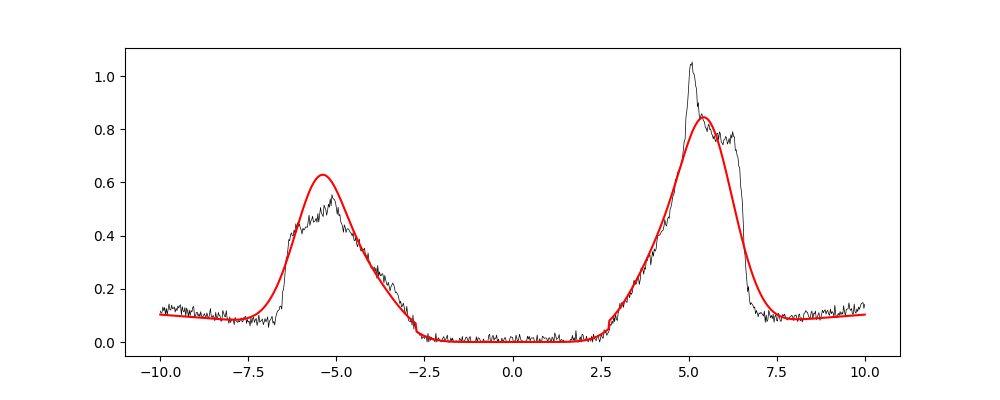

Write Python code to recreate this figure.
import numpy as np, json, sys
sys.path.insert(0,'/app/analysis')
from fit_b4 import S, V, G, CX, CY, E0, Vf, cic, gauss, mu0
from scipy.optimize import least_squares
from multiprocessing import Pool
xi = E0 - mu0
def bcs(D):
    Ek = np.sqrt(xi**2 + D**2); return cic(np.concatenate([Ek,-Ek]), np.concatenate([0.5*(1+xi/Ek),0.5*(1-xi/Ek)]))
Dgrid = np.linspace(1.5, 6.5, 51)
LIB = np.array([bcs(D) for D in Dgrid])
def Fdist(p):
    Dmin, Dmax, w, pw, sig, amp, b = p
    Dm = np.clip(Dgrid, Dmin, Dmax)
    P = np.where((Dgrid>=Dmin)&(Dgrid<=Dmax), (np.clip(Dgrid-Dmin,0,None)+1e-9)**pw, 0.0)
    if P.sum()<=0: P = np.zeros_like(Dgrid)
    else: P = P/P.sum()*(1-w)
    j = np.argmin(np.abs(Dgrid-Dmax)); P2 = P.copy(); P2[j] += w
    A = gauss(P2@LIB, sig)
    return amp*A + b*np.abs(Vf)*(np.abs(Vf) > Dmin)
def run(p0):
    try:
        s = least_squares(lambda p: Fdist(p)-G, p0, bounds=([1.5,3,0,0,0.02,0.1,0],[4,6.4,1,4,0.6,30,0.05]), diff_step=1e-2, max_nfev=600)
        return (2*s.cost, list(np.round(s.x,4)))
    except Exception as e:
        return (1e9, str(e))
if __name__=='__main__':
    jobs=[[2.6,5.0,w,pw,0.12,3,0.01] for w in [0.2,0.5,0.8] for pw in [0.5,1.0,2.0]]
    with Pool(8) as pool: out = pool.map(run, jobs)
    out.sort(key=lambda o:o[0])
    for o in out[:4]: print('SSE=%.4f [Dmin,Dmax,w,pw,sig,amp,b]='%o[0], o[1])
    np.save('/app/analysis/fit_b10_best.npy', np.array(out[0][1]))
    import matplotlib; matplotlib.use('Agg'); import matplotlib.pyplot as plt
    fig,ax=plt.subplots(figsize=(10,4)); ax.plot(V,G,'k-',lw=0.5); ax.plot(Vf,Fdist(out[0][1]),'r-'); fig.savefig('/app/analysis/fit_b10.png',dpi=100)
